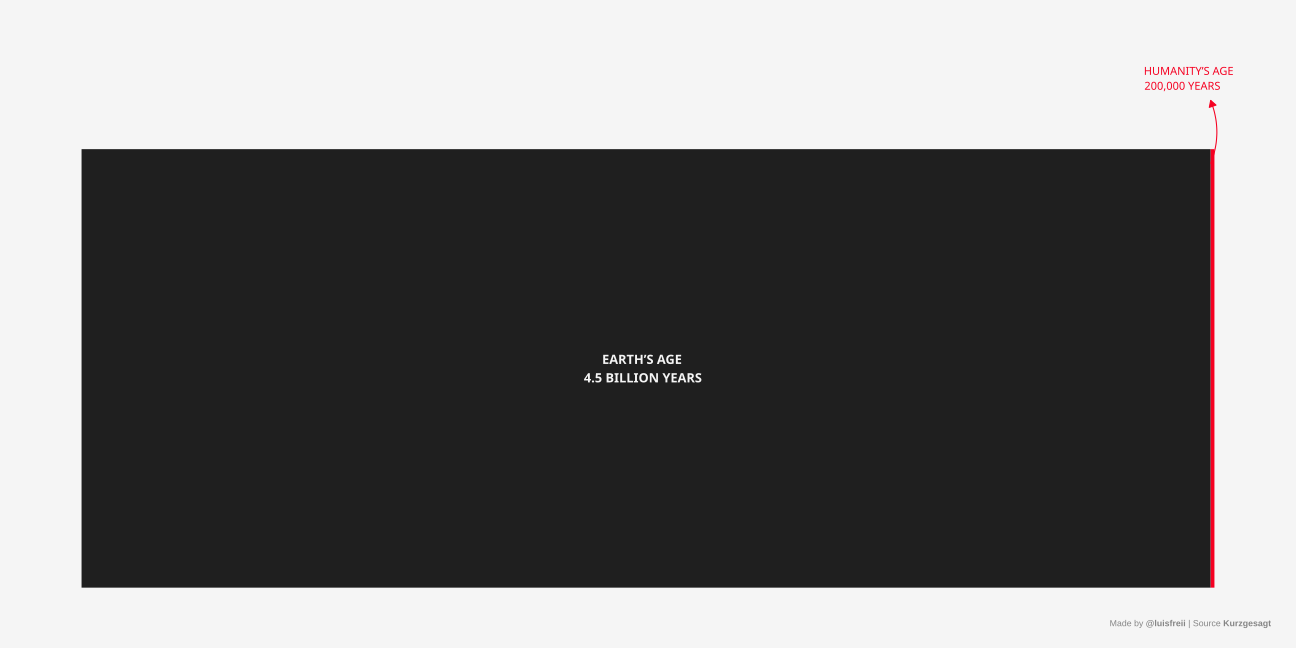

Generate this figure with R:
#Load packages
library(tidyverse)
library(extrafont)
library(ggtext)

#Idea and numbers from Kurzgesagt's video: https://www.youtube.com/watch?v=dGiQaabX3_o
#Had to make the human number larger than 200000. Otherwise the bar wouldn't be visible
tibble(
  x = c(4500000000, 15000000),
  y = 1,
  z = c("earth", "humans"),
  percent = x / lag(x),
  color = c("#1F1F1F", "#F50021")
) -> earth_history

#Plot
ggplot(earth_history, aes(x = 1, y = x, fill = fct_rev(color))) +
  geom_col(position = "stack") +
  scale_fill_identity() +
  labs(x = "x", y = "y") +
  coord_flip(clip = "off") +
  annotate("text", x = 1, y = 2250000000, label = "EARTH’S AGE\n4.5 BILLION YEARS", color = "#F5F5F5",
           family = "Libre Franklin",
           size = 8,
           fontface = "bold") +
  annotate("text", x = 1.65, y = 4000000000, label = "HUMANITY’S AGE\n200,000 YEARS", hjust = 0,
           color = "#F50021",
           family = "Libre Franklin",
           size = 6) +
  annotate("curve", 
           x = 1.42,
           xend = 1.55,
           y = 4500000000,
           yend = 4500000000,
           curvature = 0.2, 
           arrow = arrow(length = unit(0.25, "cm"), type = "closed"),
           color = "#F50021") +
  labs(caption = "Made by **@luisfreii** | Source: **Kurzgesagt**") +
  theme_void() +
  theme(plot.margin = margin(25, 25, 20, 25),
        plot.caption.position = "plot",
        plot.caption = element_markdown(color = "#858585",
                                        size = 14),
        plot.background = element_rect(color = "#F5F5F5",
                                       fill = "#F5F5F5"),
        panel.background = element_rect(color = "#F5F5F5",
                                        fill = "#F5F5F5"))

#Code to save the plot    
# ggsave("3.Historical.svg",
#        width = 15,
#        height = 9,
#        dpi = 320)

# ggsave("3.Historical.png",
#        width = 18,
#        height = 9,
#        dpi = 320)
